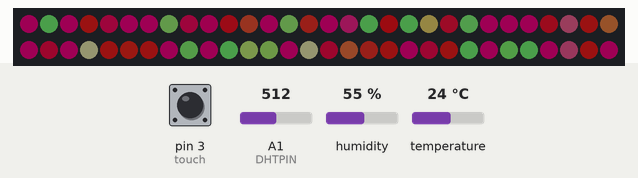
The sketch below on a simulated Arduino Uno, built with avr-gcc and run on an emulated ATmega328P. Parts: 60 RGB LEDs in strip order, left to right, continuing on the next row. The inputs (shaded band) are chosen by the test bench; at power-on: pin 3 (touch) HIGH, A1 (DHTPIN) = 512, humidity 55 %, temperature 24 °C. Dim RGB values are drawn brighter than linear; random numbers use the default seed unless the sketch sets one; what the sketch prints to the serial monitor is not drawn.

Above: at 1.2 s.
1.3 s: pin 3 (touch) pulled LOW for 1 s
At 2.07 s:
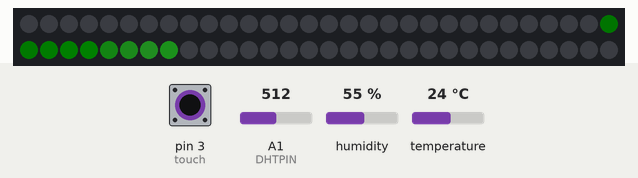
3.8 s: pin 3 (touch) pulled LOW for 3.2 s
At 4.25 s:
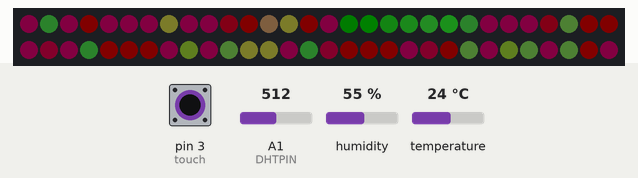
8.7 s: pin 3 (touch) pulled LOW for 1 s
At 9.18 s:
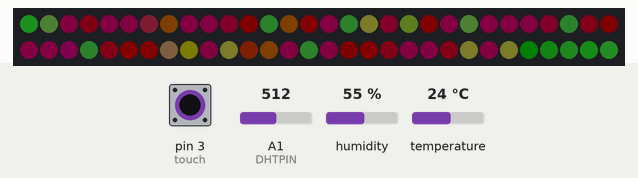
15.9 s: pin 3 (touch) pulled LOW for 3.2 s
At 16.3 s:
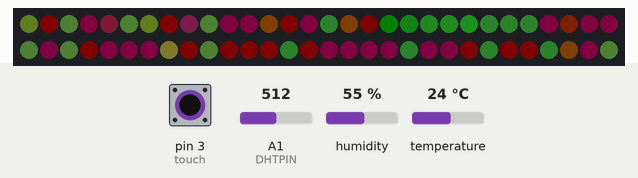

The sketch:

light-final.ino
```cpp
//references & tutorial: https://www.youtube.com/watch?v=Ukq0tH2Tnkc；https://www.youtube.com/watch?v=2owTxbrmY-s&t=192s; https://create.arduino.cc/projecthub/pibots555/how-to-connect-dht11-sensor-with-arduino-uno-f4d239; https://arduinogetstarted.com/tutorials/arduino-temperature-humidity-sensor; https://create.arduino.cc/projecthub/arcaegecengiz/how-to-use-a-touch-sensor-81b7f4
#include <DHT.h> // call the humanity sensor library
#include <FastLED.h>// call the stript light sensor
#define NUM_LEDS  60 // the number of led on stript light that will be used
#define LED_PIN   2
#define touch 3
#define DHTPIN A1
#define DHTTYPE DHT11  //let arduino match the type of humanity sensor
DHT dht(DHTPIN, DHTTYPE);
CRGB leds[NUM_LEDS];

int potVal;

uint8_t colorIndex[NUM_LEDS];
//create the gradient type
DEFINE_GRADIENT_PALETTE( talk ) {
  0,   222,  27, 27,
  59,  255,  0,  137,
  110, 255, 0, 137,
  158, 122, 255, 120,
  255, 222,27,27,
};
CRGBPalette16 greenblue = talk; //activate the light

void setup() {
pinMode(touch,INPUT);
pinMode(LED_PIN,OUTPUT);
  FastLED.addLeds<WS2812B, LED_PIN, GRB>(leds, NUM_LEDS); //set up the strip light
  FastLED.setBrightness(30);
  Serial.begin(9600);
 dht.begin();
for (int i = 0; i < NUM_LEDS; i++) {
    colorIndex[i] = random8(); //filling the array with random numbers between 0-255, let each led start from a different part of the pattern
  }
}

void loop() {
 potVal = analogRead(A1);
 float h = dht.readHumidity();
  //Serial.println(F("Humidity: "));
  Serial.println(h);
 int touchValue =digitalRead(touch);
  if(touchValue== LOW){
uint8_t pos = map(beat8(20, 0), 0, 255, 0, NUM_LEDS -1);//creste a beat8 sawtooth wave(dosen't have low/high vowel parameter--use as position
  leds[pos] = CRGB::ForestGreen ;//give the strip light color from CRGB
                                //find crgb in here: http://fastled.io/docs/3.1/struct_c_r_g_b.html
  fadeToBlackBy(leds, NUM_LEDS, 8);

  FastLED.show();
  }else{
for (int i = 0; i < NUM_LEDS; i++) {
    leds[i] = ColorFromPalette(greenblue, colorIndex[i]);// set the color of each led to its color index that is specified in the array from 0-255
  // each led will start at different point of the palette
  }

  EVERY_N_MILLISECONDS(3){ //every 3 seconds
    for (int i = 0; i < NUM_LEDS; i++) {
      colorIndex[i]++;//increase the color index to cycle the color palette
    }
     FastLED.show();
  }
  delay(100);
  }
}
```
